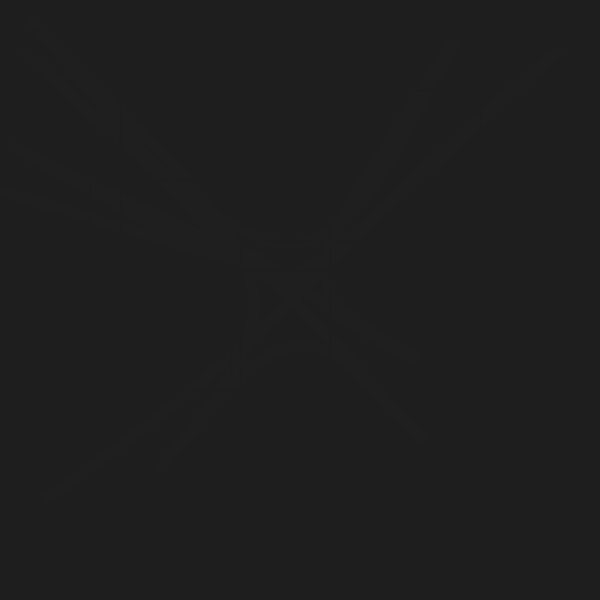
Frame 1 (no input)
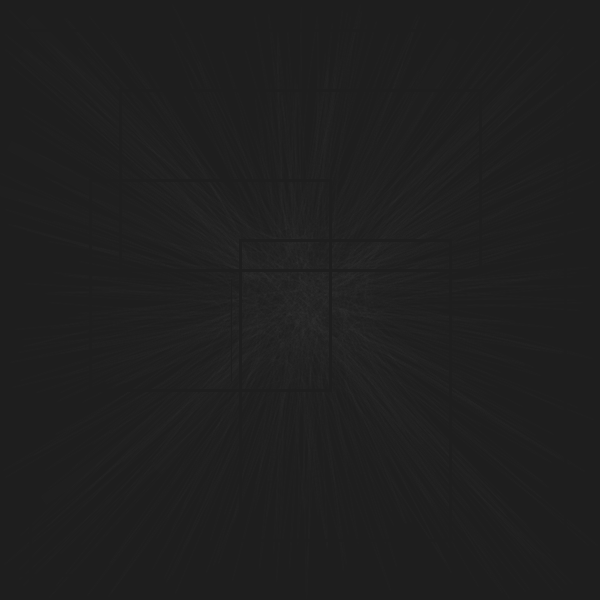
Frame 60 (the mouse pressed at the canvas centre just before this capture)
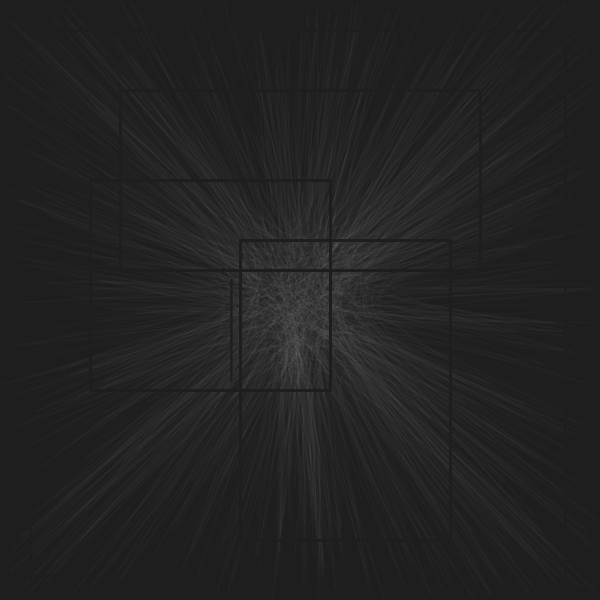
Frame 120 (the mouse held since frame 60 and released just before this capture)

The Processing sketch that drew these frames (run headless with seeded random() and noise(); from frame 60 on, the mouse is pressed at the canvas centre):

// Processing sketch: grainyface
// ── grainyface.pde
int SIZE = 600;
Scribbler s1, s2,s3;
int baset, tvar;
int SW;
float j = 0;
float[] exes = {random(SIZE*0.25, SIZE*0.75), random(SIZE*0.25, SIZE*0.75), random(SIZE*0.25, SIZE*0.75), random(SIZE*0.25, SIZE*0.75)};


void mousePressed(){
  s2.white();
}

class Scribbler {
  float x1, y1, x2,y2;
  int slope;
  int r;
  color c;
  int tr;
  color[] colours;
  int cindex;

  Scribbler(float x1, float y1, int r, int s) {
    this.x1 = 0;
    this.y1 = y1;
    this.slope = s;
    this.r = r;
    this.tr = baset + int(random(-tvar, tvar));
    this.colours = new color[] {color(0,100,75),color(0,75,100)};
    this.cindex = 0;
    getNextColour();
  }
  
  void white(){
    c = color(255);
  }
  
  void getNextColour(){
    if(random(2)==1){
      c = color(255);
    } else if(random(4)==2){
      c = color(0);
    } else {
      c = color(random(255)); 
    }
  }
  void move(){
    x2 = random(0, SIZE);

    y2 = y1 + random(-r,r);
    
    if(random(50)>39){
      if(random(4)==3){
            getNextColour();
      }
      
    }

    if(y2 >= SIZE || y2 <= 0){
      y2 = random(0, SIZE);
    }
  }
  
  void scribble() {
    
    tr = baset + int(random(-tvar, tvar));
      
    stroke(c, tr);
    move();
    drawSwoosh();
  }
  void drawMark(float x, float y){
    int s = 5;
    ellipse(x, y, s, s);
  }
  
  void drawSwoosh(){
    noFill();
    float n = 10.0;    
    float x= x1+random(-r,r);
    float y=y1+random(-r,r);

//    beginShape();
//    vertex(x,y);
//
//    for(int i = 0; i < n; i++){
//      bezierVertex(x, y, x1+ ((1+i)*(x2-x1)/(n*2)), y1 + ((1+i)*(y2-y1)/(2*n)), x1 + ((1+i)*(x2-x1)/n), y1 + ((1+i)*(y2-y1)/n));
//    }
//    endShape();
//    
      //int r = 100;
   x1 = y1 = SIZE*0.5;
   beginShape();
 
  vertex(x, y);
  
  for(int i = 0; i < n; i++){
  
    bezierVertex(getPoint(x1,r), getPoint(y1,r),getPoint(x1,r), getPoint(y1,r),random(SIZE), random(SIZE));
    }
    
  
    endShape();


    y1 = y2;
  }
  
  int getPoint(float c, int r){
  return int(c) + int(random(0-r,r));
}
   void drawLine(){

    float n = 10.0;    
    for(int i = 0; i < n; i++){
      line(x1, y1, x1 + ((1+i)*(x2-x1)/n), y1);
    }
    y1 = y2;
  }
  
  void drawX(float x, float y){
    line(x-slope,y+slope,x+slope,y-slope);
    line(x-slope, y-slope, x+slope, y+slope);
  }
}


void setup() {
  SW = 10;
  strokeCap(SQUARE);
  surface.setSize(SIZE, SIZE);
  background(30);
  //background(color(0,100,100, 1));
  strokeWeight(SW);
  baset = 5;
  tvar = 0;
  s2 = new Scribbler(random(SIZE), random(SIZE), 25, 5);
//  s1 = new Scribbler(random(SIZE), random(SIZE), 60, 5);

}

void lines() {
  stroke(0, 75);
  strokeWeight(2);
    for(int i = 0; i < exes.length; i++){
          float x = exes[i];

    line(x,SIZE*0.25,x,(SIZE*0.25+(SIZE*0.5/600.0)*j));
    }
    j = (j + 1);
    println(j);
}

void draw() {
//    s1.scribble();
    s2.scribble();
    //fill(30,30,30,2);
    stroke(30);
    strokeWeight(3);
    line(20, 30, SIZE-20, 30);
    line(SIZE-35, 20, SIZE-35, SIZE-25);
    line(20, SIZE-25, 90, SIZE-25);
    line(30, SIZE-90, 30, SIZE-10);
    rect(SIZE*0.4, SIZE*0.4, SIZE*0.35, SIZE*0.5);
    rect(SIZE*0.2, SIZE*0.15, SIZE*0.6, SIZE*0.3);
    rect(SIZE*0.15, SIZE*0.3, SIZE*0.4, SIZE*0.35);
    strokeWeight(1.25);
    //triangle(SIZE*0.385, SIZE*0.465, SIZE*0.27, SIZE*0.465, SIZE*0.385, SIZE*0.58);
    line(SIZE*0.385, SIZE*0.465, SIZE*0.385, SIZE*0.635);
    //triangle(0, 0, SIZE,0, SIZE, SIZE);
    //lines();
    noFill();
//    fill(255,1);
//    stroke(255, 1);
//
//
//    ellipse(SIZE*0.5,SIZE*0.5,50,50);
//        ellipse(SIZE*0.5,SIZE*0.5,40,40);
//            fill(255,10);
//
//            stroke(255, 10);
//
//        ellipse(SIZE*0.5,SIZE*0.5,30,30);
//        ellipse(SIZE*0.5,SIZE*0.5,20,20);
//        ellipse(SIZE*0.5,SIZE*0.5,10,10);
//                ellipse(SIZE*0.5,SIZE*0.5,5,5);
//
//

    //s3.scribble();

}
